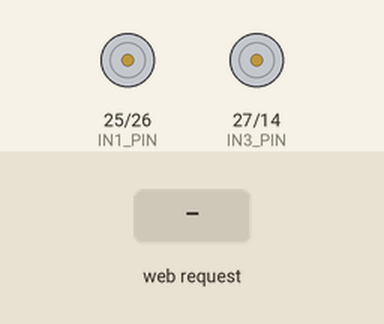
The sketch below on a simulated ESP32. On the bench: motor-driver pin pairs drawn as motors (green arrow = first pin HIGH = forward, orange = second pin HIGH = backward, longer = more drive, scaled by the enable pin). The inputs (shaded band) are chosen by the test bench. What the sketch prints to the serial monitor is not drawn.

Above: at 1.2 s.
1.3 s: HTTP request GET /api/motor?cmd=forward received
At 1.7 s:
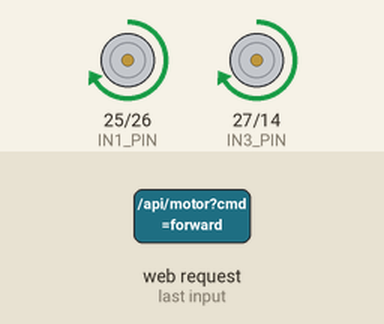
2.8 s: HTTP request GET /api/motor?cmd=backward received
At 4.0 s:
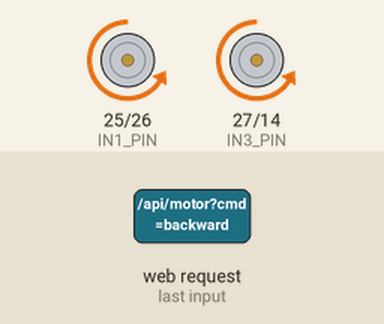
4.3 s: HTTP request GET /api/motor?cmd=left received
At 5.3 s:
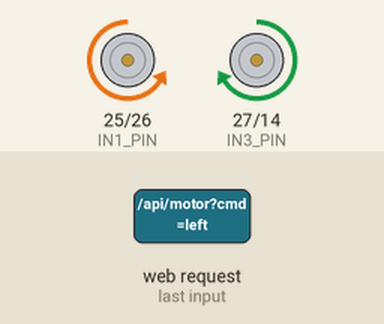
5.8 s: HTTP request GET /api/motor?cmd=right received
At 6.4 s:
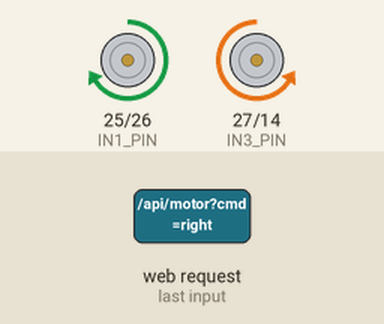
Timing chart, 0 to 8.8 s (numbered marks = the images above; inputs shaded):
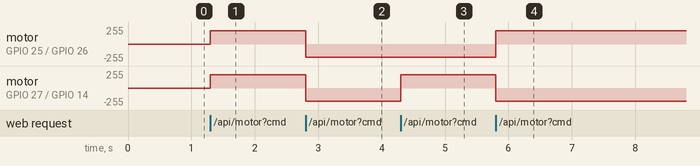

Measured:
- after the input at 1.3 s, motor on GPIO 25 (IN1_PIN) / GPIO 26 (IN2_PIN), motor on GPIO 27 (IN3_PIN) / GPIO 14 (IN4_PIN): stopped → forward 199/255 at once
- after the input at 2.8 s, motor on GPIO 25 (IN1_PIN) / GPIO 26 (IN2_PIN), motor on GPIO 27 (IN3_PIN) / GPIO 14 (IN4_PIN): forward 199/255 → backward 199/255 at once
- after the input at 4.3 s, motor on GPIO 27 (IN3_PIN) / GPIO 14 (IN4_PIN): backward 199/255 → forward 199/255 at once
- after the input at 5.8 s, motor on GPIO 25 (IN1_PIN) / GPIO 26 (IN2_PIN): backward 199/255 → forward 199/255 at once; motor on GPIO 27 (IN3_PIN) / GPIO 14 (IN4_PIN): forward 199/255 → backward 199/255 at once

The sketch:

FINALNOTEMP.INO
```cpp
/*
 * ============================================================
 *  ESP32 ROBOT DASHBOARD + MOTOR CONTROL
 * ============================================================
 */

#include <WiFi.h>
#include <WebServer.h>
#include <ArduinoJson.h>

// ---------------- WIFI AP ----------------
const char* AP_SSID = "TERRAAA";
const char* AP_PASSWORD = "robot1234";

// ---------------- MOTOR PINS ----------------
#define IN1_PIN 25
#define IN2_PIN 26
#define IN3_PIN 27
#define IN4_PIN 14

#define ENA_PIN 32
#define ENB_PIN 33

// ---------------- UART ----------------
#define RX2_PIN 16
#define TX2_PIN 17

// ---------------- PWM ----------------
#define PWM_FREQ 1000
#define PWM_RES 8
#define MOTOR_SPEED 200

WebServer server(80);

String uartBuffer = "";

// ============================================================
// SENSOR STRUCT
// ============================================================

struct SensorData {

  float temperature = 0;
  float humidity = 0;

  int gasRaw = 0;
  int flamePct = 0;
  int rainPct = 0;
  int soilPct = 0;

} sensors;

// ============================================================
// MOTOR FUNCTIONS
// ============================================================

void motorsStop() {

  digitalWrite(IN1_PIN, LOW);
  digitalWrite(IN2_PIN, LOW);

  digitalWrite(IN3_PIN, LOW);
  digitalWrite(IN4_PIN, LOW);

  ledcWrite(ENA_PIN, 0);
  ledcWrite(ENB_PIN, 0);
}

void motorsForward() {

  digitalWrite(IN1_PIN, HIGH);
  digitalWrite(IN2_PIN, LOW);

  digitalWrite(IN3_PIN, HIGH);
  digitalWrite(IN4_PIN, LOW);

  ledcWrite(ENA_PIN, MOTOR_SPEED);
  ledcWrite(ENB_PIN, MOTOR_SPEED);
}

void motorsBackward() {

  digitalWrite(IN1_PIN, LOW);
  digitalWrite(IN2_PIN, HIGH);

  digitalWrite(IN3_PIN, LOW);
  digitalWrite(IN4_PIN, HIGH);

  ledcWrite(ENA_PIN, MOTOR_SPEED);
  ledcWrite(ENB_PIN, MOTOR_SPEED);
}

void motorsLeft() {

  digitalWrite(IN1_PIN, LOW);
  digitalWrite(IN2_PIN, HIGH);

  digitalWrite(IN3_PIN, HIGH);
  digitalWrite(IN4_PIN, LOW);

  ledcWrite(ENA_PIN, MOTOR_SPEED);
  ledcWrite(ENB_PIN, MOTOR_SPEED);
}

void motorsRight() {

  digitalWrite(IN1_PIN, HIGH);
  digitalWrite(IN2_PIN, LOW);

  digitalWrite(IN3_PIN, LOW);
  digitalWrite(IN4_PIN, HIGH);

  ledcWrite(ENA_PIN, MOTOR_SPEED);
  ledcWrite(ENB_PIN, MOTOR_SPEED);
}

// ============================================================
// JSON PARSER
// ============================================================

void parseUARTLine(String line) {

  line.trim();

  Serial.print("Received: ");
  Serial.println(line);

  StaticJsonDocument<256> doc;

  auto error = deserializeJson(doc, line);

  if (error) {

    Serial.print("JSON Error: ");
    Serial.println(error.c_str());

    return;
  }

  sensors.temperature = doc["T"] | 0;
  sensors.humidity = doc["H"] | 0;

  sensors.gasRaw = doc["G"] | 0;
  sensors.flamePct = doc["F"] | 0;
  sensors.rainPct = doc["R"] | 0;
  sensors.soilPct = doc["S"] | 0;
}

// ============================================================
// API HANDLERS
// ============================================================

void handleSensors() {

  StaticJsonDocument<256> doc;

  doc["temperature"] = sensors.temperature;
  doc["humidity"] = sensors.humidity;

  doc["gasRaw"] = sensors.gasRaw;
  doc["flamePct"] = sensors.flamePct;
  doc["rainPct"] = sensors.rainPct;
  doc["soilPct"] = sensors.soilPct;

  String json;

  serializeJson(doc, json);

  server.sendHeader("Access-Control-Allow-Origin", "*");
  server.send(200, "application/json", json);
}

void handleMotor() {

  String cmd = server.arg("cmd");

  if (cmd == "forward") motorsForward();
  else if (cmd == "backward") motorsBackward();
  else if (cmd == "left") motorsLeft();
  else if (cmd == "right") motorsRight();
  else motorsStop();

  server.send(200, "text/plain", "OK");
}

// ============================================================
// WEB DASHBOARD
// ============================================================

void handleRoot() {

  String html = R"rawliteral(

<!DOCTYPE html>
<html>
<head>

<meta name="viewport" content="width=device-width, initial-scale=1">

<style>

body{
  background:#0f172a;
  color:white;
  font-family:Arial;
  text-align:center;
}

.grid{
  display:grid;
  grid-template-columns:repeat(2,1fr);
  gap:10px;
  margin-top:20px;
}

.card{
  background:#1e293b;
  padding:20px;
  border-radius:15px;
}

.val{
  font-size:28px;
  font-weight:bold;
}

button{
  width:80px;
  height:80px;
  font-size:30px;
  margin:5px;
  border:none;
  border-radius:15px;
}

</style>

</head>

<body>

<h2>ESP32 Robot Dashboard</h2>

<div class="grid">

<div class="card">
Temp
<div class="val" id="t">--</div>
</div>

<div class="card">
Humidity
<div class="val" id="h">--</div>
</div>

<div class="card">
Gas
<div class="val" id="g">--</div>
</div>

<div class="card">
Soil
<div class="val" id="s">--</div>
</div>

<div class="card">
Fire
<div class="val" id="f">--</div>
</div>

<div class="card">
Rain
<div class="val" id="r">--</div>
</div>

</div>

<br><br>

<button onclick="move('forward')">↑</button>
<br>

<button onclick="move('left')">←</button>

<button onclick="move('stop')">■</button>

<button onclick="move('right')">→</button>

<br>

<button onclick="move('backward')">↓</button>

<script>

async function updateData(){

  let res = await fetch('/api/sensors');

  let d = await res.json();

  document.getElementById('t').innerHTML = d.temperature;
  document.getElementById('h').innerHTML = d.humidity;

  document.getElementById('g').innerHTML = d.gasRaw;
  document.getElementById('s').innerHTML = d.soilPct;

  document.getElementById('f').innerHTML = d.flamePct;
  document.getElementById('r').innerHTML = d.rainPct;
}

setInterval(updateData,1000);

function move(cmd){

  fetch('/api/motor?cmd=' + cmd);
}

</script>

</body>
</html>

)rawliteral";

  server.send(200, "text/html", html);
}

// ============================================================
// SETUP
// ============================================================

void setup() {

  Serial.begin(115200);

  Serial2.begin(9600, SERIAL_8N1, RX2_PIN, TX2_PIN);

  pinMode(IN1_PIN, OUTPUT);
  pinMode(IN2_PIN, OUTPUT);

  pinMode(IN3_PIN, OUTPUT);
  pinMode(IN4_PIN, OUTPUT);

  ledcAttach(ENA_PIN, PWM_FREQ, PWM_RES);
  ledcAttach(ENB_PIN, PWM_FREQ, PWM_RES);

  motorsStop();

  WiFi.softAP(AP_SSID, AP_PASSWORD);

  Serial.println();
  Serial.println("WiFi Started");
  Serial.println(WiFi.softAPIP());

  server.on("/", handleRoot);
  server.on("/api/sensors", handleSensors);
  server.on("/api/motor", handleMotor);

  server.begin();
}

// ============================================================
// LOOP
// ============================================================

void loop() {

  server.handleClient();

  while (Serial2.available()) {

    char c = Serial2.read();

    if (c == '\n') {

      parseUARTLine(uartBuffer);

      uartBuffer = "";
    }
    else if (c != '\r') {

      uartBuffer += c;
    }
  }
}
```
